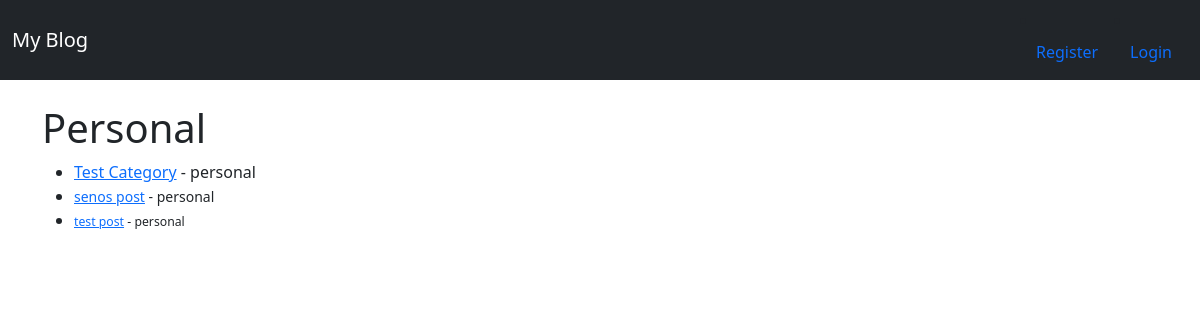
Before: /category/personal/ with the older database file.
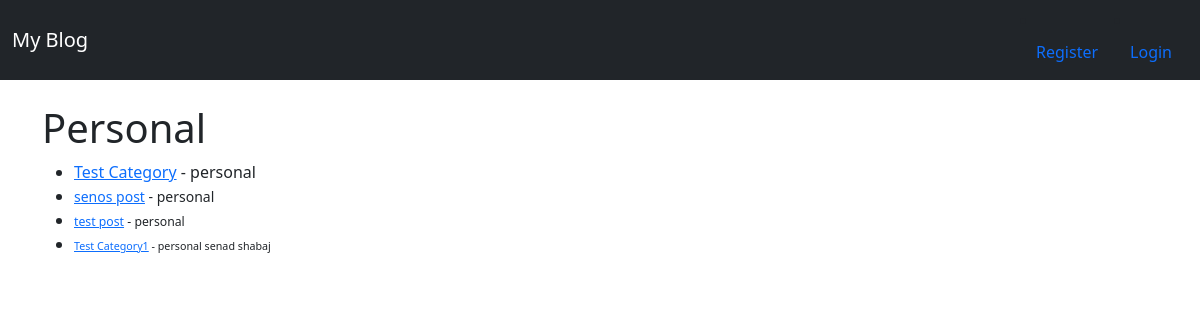
After: the same page with the newer database file.
### libpro/models.py (models this page shows, shortened)
class Post(models.Model):
    title = models.CharField(max_length=255)
    title_tag = models.CharField(max_length=255)
    author = models.ForeignKey(User, on_delete=models.CASCADE)
    body = models.TextField()
    post_date = models.DateTimeField(auto_now_add=True)
    category = models.CharField(max_length=255, default = 'Personal')
    likes = models.ManyToManyField(User, related_name='blog_post')

### libpro/views.py (the view)
# urls.py: path('category/<str:cats>/', CategoryView, name = 'category'),
def CategoryView(request, cats):
    category_posts = Post.objects.filter(category=cats)
    return render(request, 'categories.html', {'cats':cats.replace('-',' ').title(), 'category_posts':category_posts})

### libpro/templates/categories.html (shortened to what this page needs)
{% extends 'base.html'%}
{% block content %}
{% if category_posts %}
    <h1>{{ cats }}</h1>
    <ul>
    {% for post in category_posts %}
        <li><a href= "{% url 'post-details' post.pk  %}">{{ post.title }}</a> -
        {{ post.category }}
        {{ post.author.first_name }} {{ post.author.last_name }}
        <small>
    {% endfor %}
    </ul>
{% else %}
    <h3> Sorry this page does not exist :(</h3>
{% endif %}
{% endblock %}

Changed rows visible on the page:
added Post: title "Test Category1", category "personal", author.first_name "senad", author.last_name "shabaj"
